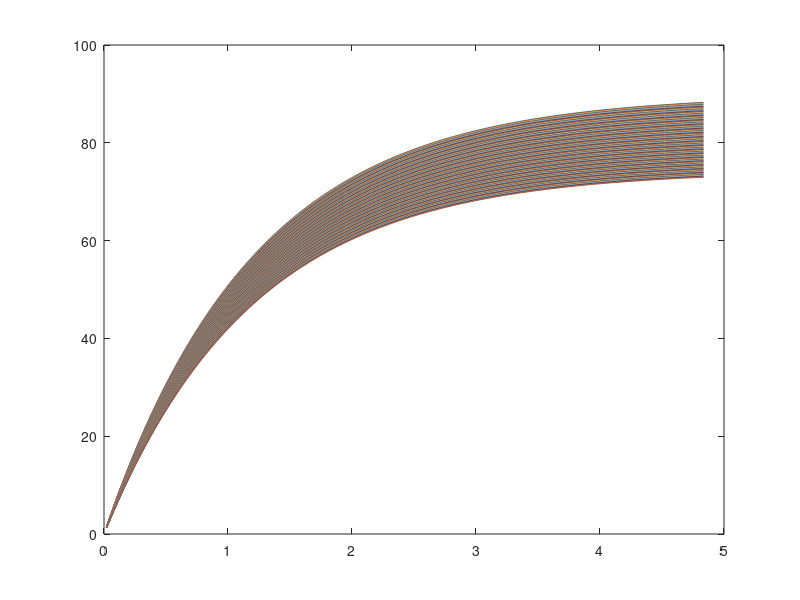
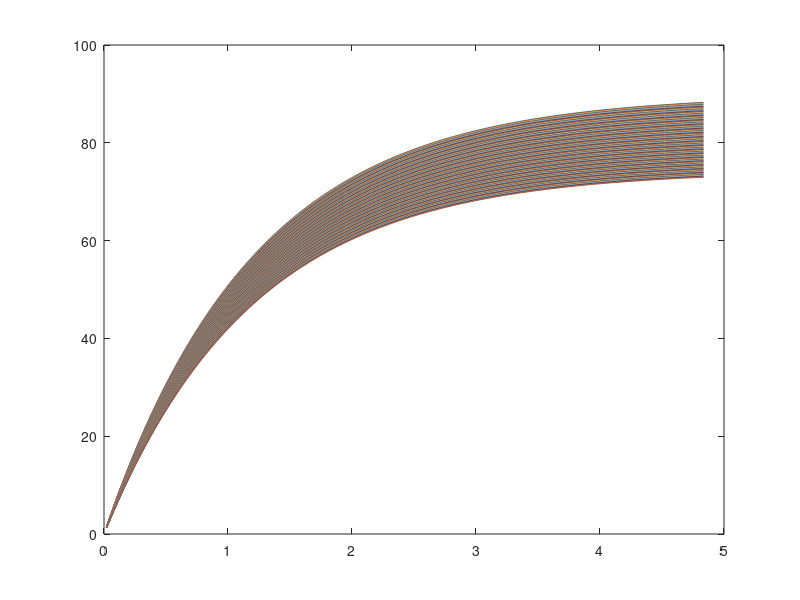
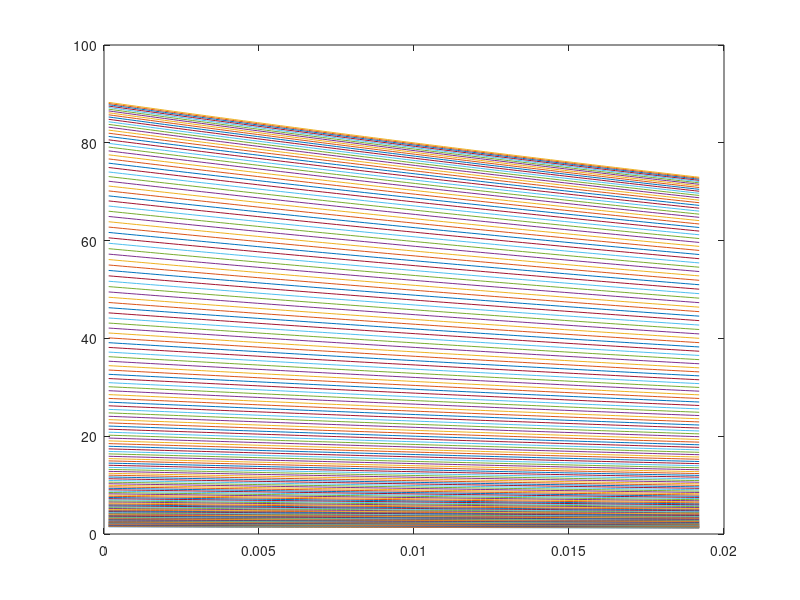
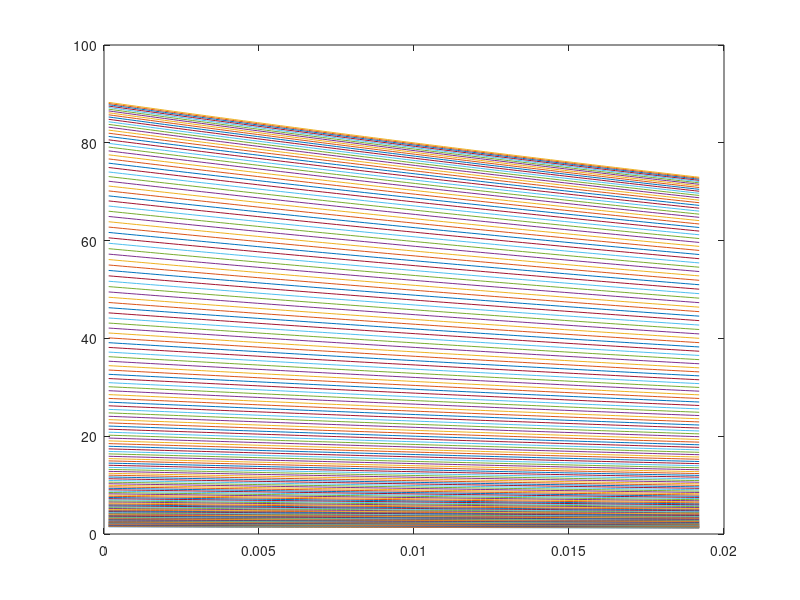

MATLAB code to generate these figures, in order: (Note: this script raises an error after producing the figures.)
% for t1- t2 with saturation recovery, t1 changes in log10 scale
% M=Mo*(1-exp{-tau1/T1})*exp{-kte/T2} + noise
% all values should be in secs

clear;

R='L:\Aachen_RWTH\FLT\test\text79';

tau1_st=20;                  % recovery start [ms]
tau1_st=tau1_st/1000;         % -//- [s]

tau1_end=5000.0;                 % recovery end [ms]
tau1_end=tau1_end/1000;       % -//- [s]

te=0.15;                    % echo time [ms]
te=te/1000;


n_T1=164;                     % number of T1
n_echo=128;                  % number of T2
Mo=90;                       % amplitude

T1=1.2;                       % T1 [s]


T2=0.1;                       % T2 [s]

power_incr=log10(tau1_end)-log10(tau1_st);
power_incr=power_incr/n_T1;
incr=10^power_incr;
level_noise=0.0;           % noise level
%noise=rand(n_echo,n_T1); % generate random numbers from 0 till 1
noise=randn(n_echo,n_T1); % generate Gaussian, or normally distributed, random numbers
max_noise=max(abs(noise));
for i=1:n_echo;
    for j=1:n_T1;
        noise(i,j)=noise(i,j)/max_noise(1,j);
    end;
end;

noise=noise*level_noise;

for i=1:n_T1;
    tau1(i,1)=tau1_st*incr^(i-1);
    for j=1:n_echo;
        kte(j,1)=te*j;
        M(j,i)=Mo*1.0*(1-1.0*exp(-tau1(i)/T1))*exp(-te*j/T2);
        M_noise(j,i)=M(j,i);
        M_tr(i,j)=M(j,i);
        M_tr_noise(i,j)=M_noise(j,i);
    end;
end;

Data=M;
Tau_1=tau1;
Tau_2=kte;
NoiseStd=100;

% M=Mmax-M for the callaghan prog
for i=1:n_T1;     
  for j=1:n_echo;
 data_cllghn_I(j,i)=M(j,n_T1)-M(j,i);
  data_cllghn_noise(j,i)=M_noise(j,n_T1)-M_noise(j,i);
   end;
end;

for i=1:n_T1-1;           %  minus posledni nulevaja kolonka
 for j=1:n_echo;     
   Data_minus(j,i)=data_cllghn_I(j,i);
   Data_minus_noise(j,i)=data_cllghn_noise(j,i);
   Data_minus_tr(i,j)=data_cllghn_I(j,i);
   minus_Tau1(i,1)=tau1(i,1);
 end;
end;
 
plot(tau1,M);figure(gcf)
%figure1 = figure('PaperPosition',[0.6345 6.345 20.3 15.23],'PaperSize',[20.98 29.68]);
savefile=[R,'_sat.jpg'];
saveas(gcf,savefile);
clear savefile;

plot(tau1,M_noise);figure(gcf)
%figure1 = figure('PaperPosition',[0.6345 6.345 20.3 15.23],'PaperSize',[20.98 29.68]);
savefile=[R,'_sat_noise.jpg'];
saveas(gcf,savefile);
clear savefile;


plot(kte,M_tr);figure(gcf)
%figure1 = figure('PaperPosition',[0.6345 6.345 20.3 15.23],'PaperSize',[20.98 29.68]);
savefile=[R,'_cpmg.jpg'];
saveas(gcf,savefile);
clear savefile;

plot(kte,M_tr_noise);figure(gcf)
savefile=[R,'_cpmg_noise.jpg'];
saveas(gcf,savefile);
clear savefile;

clear i;
clear j;
clear power_incr;
clear figure1;

%SaveFile=strcat(R,'_simulation_data.mat');
%save (SaveFile);
%clear SaveFile;

% for callaghan
%save F:\simulations\ac6\t1t2\te60us\ac6_minus_data Data_minus -ASCII;

SaveFile=strcat(R,'_minus_data_s');
%dlmwrite (SaveFile, Data_minus_noise, ' ');
save ( SaveFile, 'Data_minus_noise','-ASCII')
clear SaveFile;
%fprintf('now amplitudes........................now amplitudes ');

SaveFile=strcat(R,'_tau2');
csvwrite (SaveFile , kte);
clear SaveFile;
%fprintf('Echoes are saved :D:D:D:D');

SaveFile=strcat(R,'_tau1_s');
csvwrite (SaveFile, minus_Tau1);
clear SaveFile;


% for huerlimann 
SaveFile=strcat(R,'_Huerlm.mat');
save (SaveFile, 'Tau_1',  'Tau_2',  'Data', 'NoiseStd');
clear SaveFile;

fprintf('FINISHED!!!!......FINISHED!!!........FINISHED!!!.......FINISHED!!! ');




